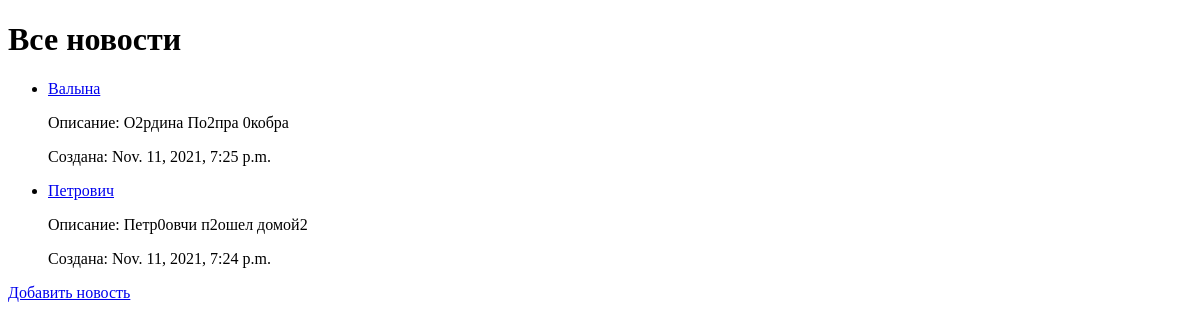
The page /news/ on the database as committed earlier.
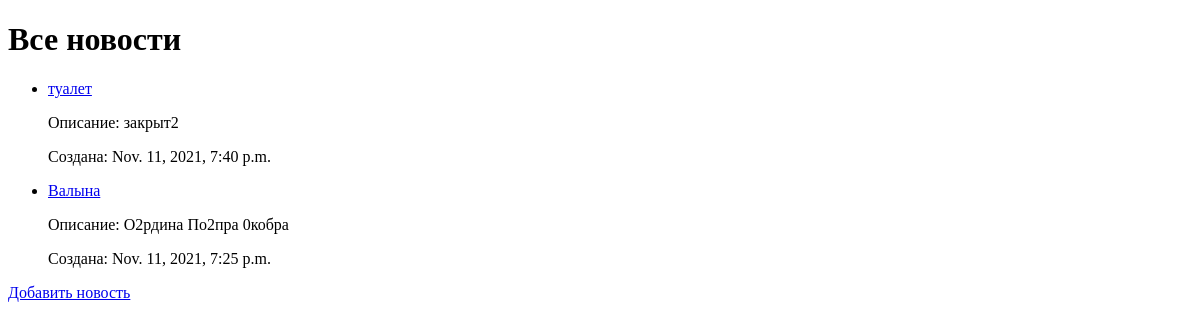
The same page on the database as committed later.
### news/models.py (models this page shows, shortened)
class News(models.Model):
    title = models.CharField(max_length=1000, verbose_name='Заголовок')
    description = models.CharField(max_length=1000, verbose_name='Cодержание')
    create_at = models.DateTimeField(editable=False, default=timezone.now())
    updated_at = models.DateTimeField(editable=False, default=timezone.now())
    is_active = models.BooleanField(default=True, verbose_name='Флаг активности')

### news/views.py (the view)
# urls.py: path('news/', NewsList.as_view()),
class NewsList(generic.ListView):
    model = models.News
    template_name = 'news_list.html'
    context_object_name = 'news_list'
    ordering = ['-create_at']

### news/templates/news/news_list.html (shortened to what this page needs)
<!DOCTYPE html>
<html lang="en">
<head>
    <h1>Все новости</h1>
    {% if news_list %}
    <ul>
        {% for news in news_list %}
        <li>
         <a href="/news/{{news.id}}">{{ news.title }}</a>
        <p>Описание: {{ news.description }}</p>
        <p>Создана: {{ news.create_at }}</p>
        </li>
        {% endfor %}
    </ul>
    {% else %}
        <p>Новостей нет</p>
    {% endif %}
    <a href="/news/new">Добавить новость</a>
</head>
<body>
</body>
</html>

Rows that differ between the two databases and show on the page:
removed News: title "Петрович", description "Петр0овчи п2ошел домой2", create_at "Nov. 11, 2021, 7:24 p.m."
added News: title "туалет", description "закрыт2", create_at "Nov. 11, 2021, 7:40 p.m."
